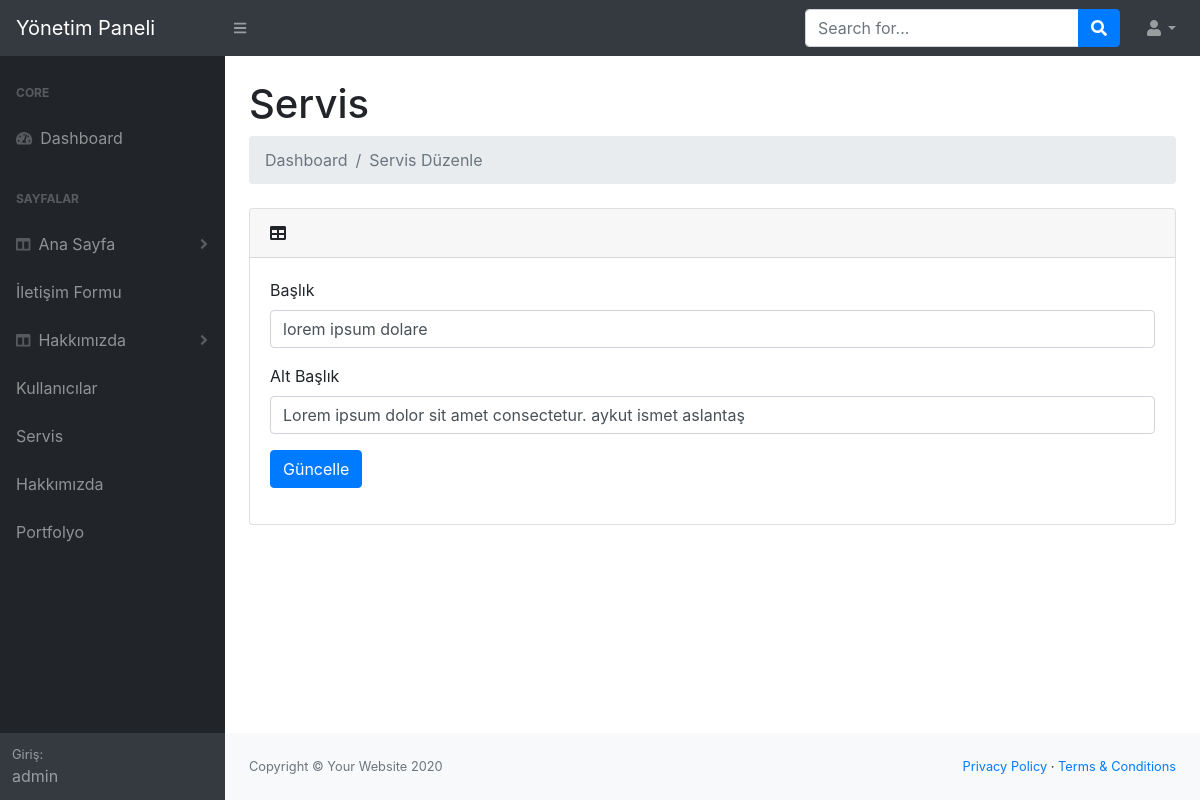
The app's page /site/site/admin/servisduzenle.php?id=1 (signed in) with its own data.
### tables this page shows
CREATE TABLE `servis` (
  `id` int(11) NOT NULL,
  `baslik` varchar(250) NOT NULL,
  `altbaslik` varchar(250) NOT NULL
);

### site/site/admin/servisduzenle.php (the view, shortened to what this page needs)
<?php
include("incadmin/adminhead.php");
$sorgu=$baglanti->prepare("select * from servis where id=:id");
$sorgu->execute(["id"=>(int)$_GET["id"]]);
$sonuc=$sorgu->fetch();
?>
                <main>
                    <div class="container-fluid">
                        <h1 class="mt-4">Servis</h1>
                        <ol class="breadcrumb mb-4">
                            <li class="breadcrumb-item active">Dashboard</li>
                            <li class="breadcrumb-item active">Servis Düzenle</li>
                        </ol>
                        <div class="card mb-4">
                            <div class="card-header">
                                <i class="fas fa-table mr-1"></i>
                            </div>
                            <div class="card-body">
                               <form action="" method="POST">
                               <div class="form-group">
                               <label>Başlık</label>
                               <input type="text" name="baslik" required class="form-control" value="<?php echo $sonuc["baslik"];?>">
                               </div>
                               <div class="form-group">
                               <label>Alt Başlık</label>
                               <input type="text" name="altbaslik" required class="form-control" value="<?php echo $sonuc["altbaslik"];?>">
                               </div>
                               <div class="form-group">
                               <input type="submit" value="Güncelle" class="btn btn-primary">
                               </div>
                               </form>
                            </div>
                        </div>
                    </div>
                </main>
                <?php
include("incadmin/adminfooter.php");
?>

### records on screen
servis: baslik "lorem ipsum dolare", altbaslik "Lorem ipsum dolor sit amet consectetur. aykut ismet aslantaş"

### other values on screen
$_SESSION["kadi"] "admin"
